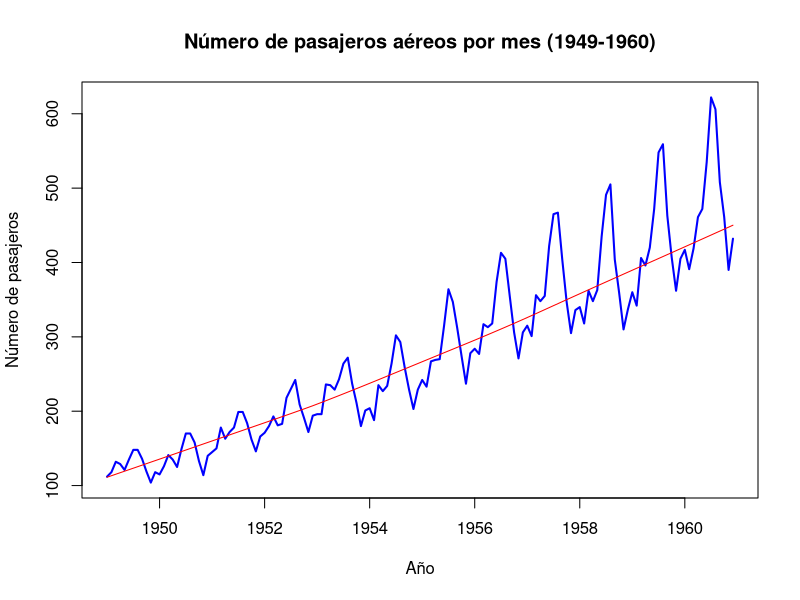
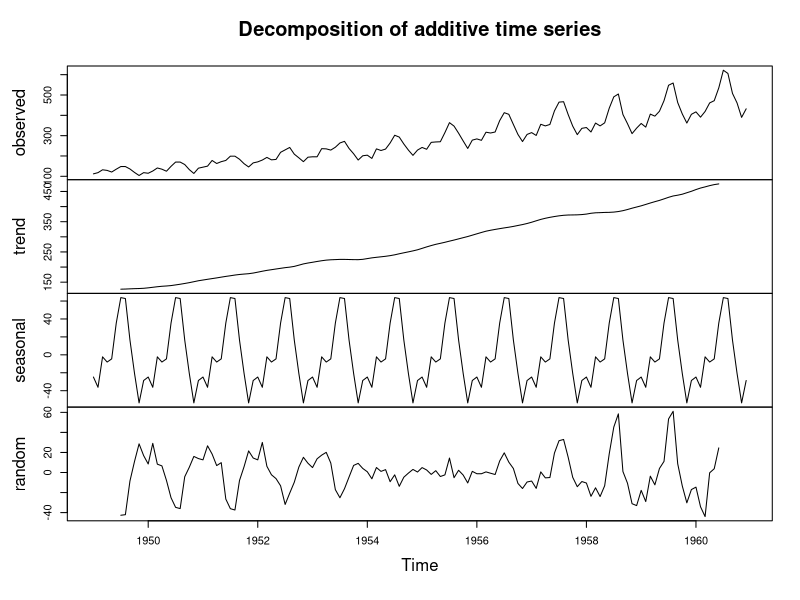
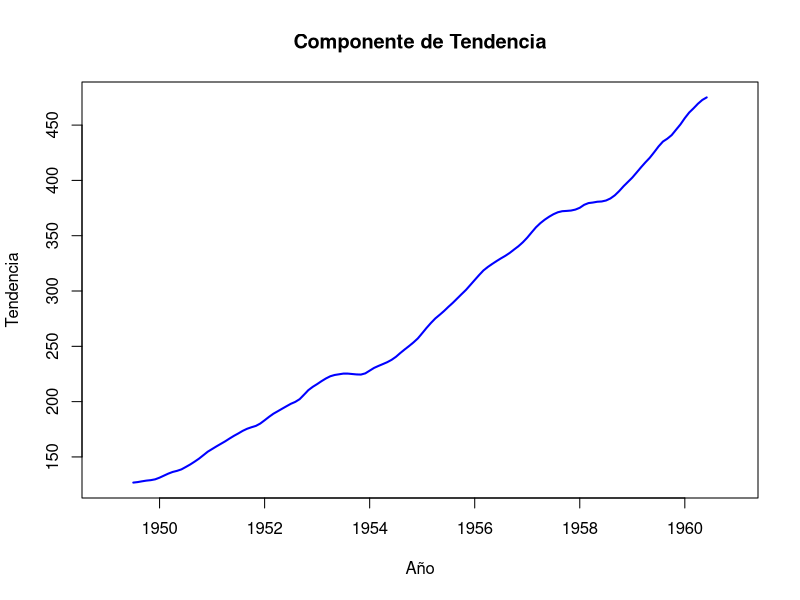
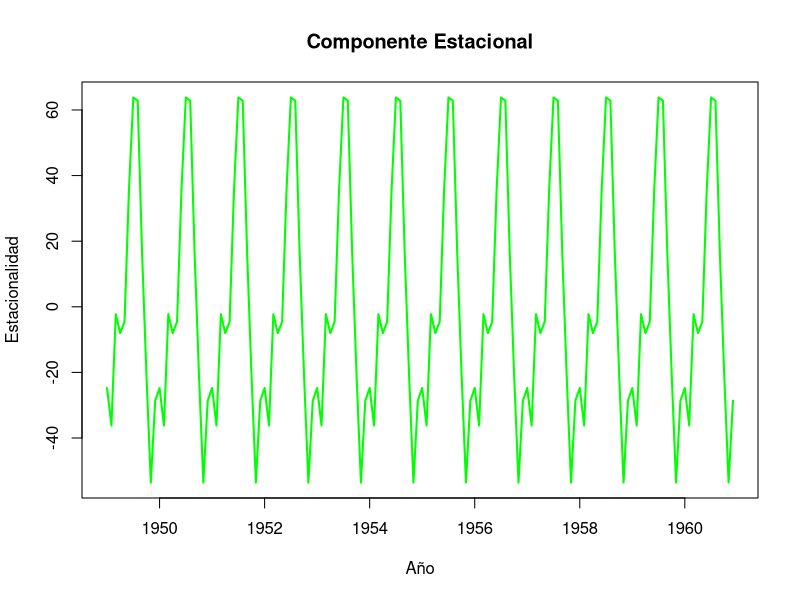
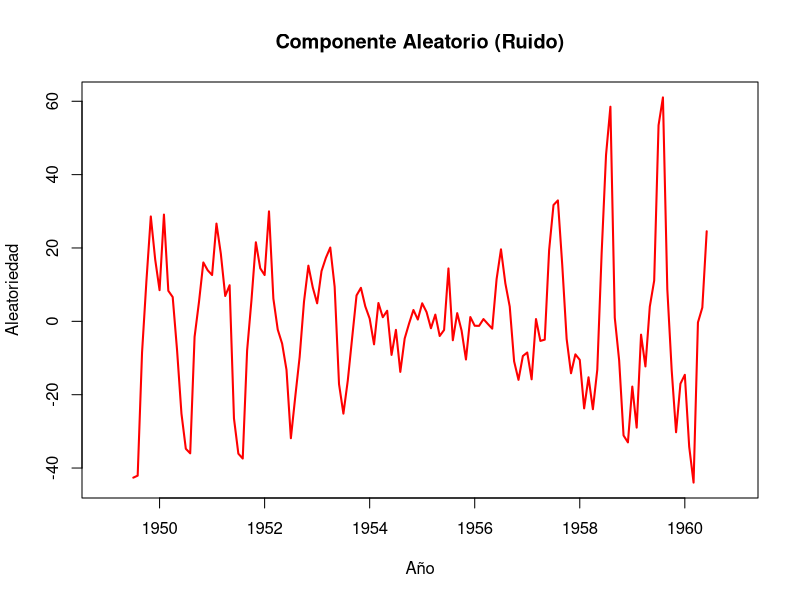
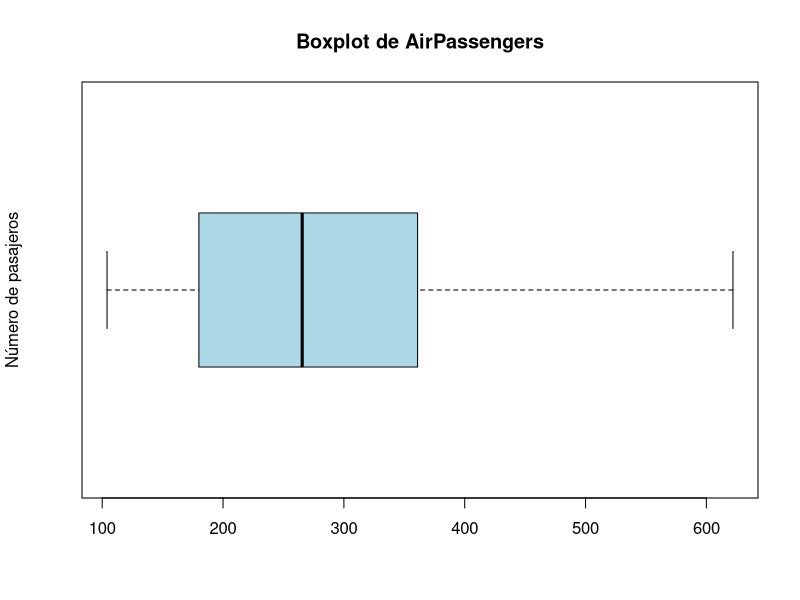
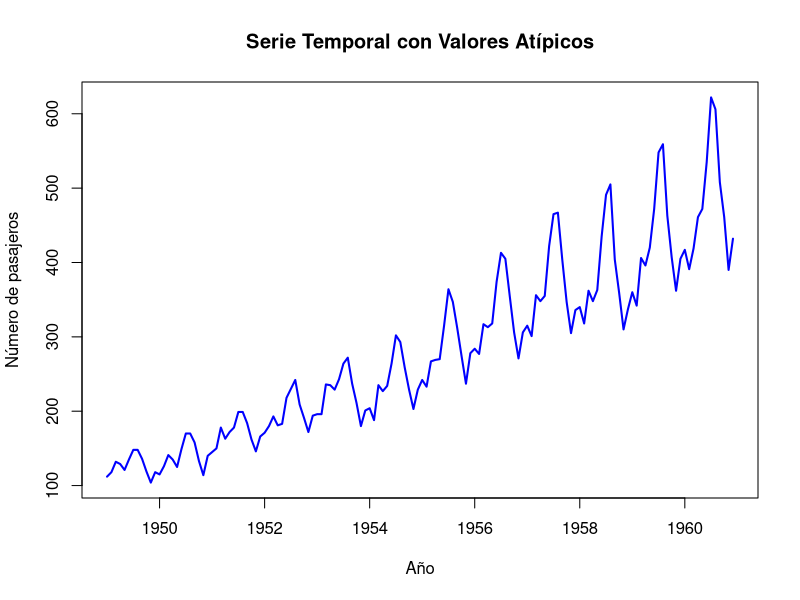

The R script that drew these images, in order:
data("AirPassengers")
# Graficar la serie temporal
plot(AirPassengers, 
     main = "Número de pasajeros aéreos por mes (1949-1960)", 
     xlab = "Año", 
     ylab = "Número de pasajeros", 
     col = "blue", 
     lwd = 2)

# Añadir una línea de tendencia suavizada (opcional, mejora la visualización)
lines(lowess(time(AirPassengers), AirPassengers),col="red")

# Calcular estadísticas descriptivas básicas
mean_passengers <- mean(AirPassengers)  # Media
sd_passengers <- sd(AirPassengers)      # Desviación estándar

# Mostrar los resultados
print(paste("Media de pasajeros:", round(mean_passengers, 2)))
print(paste("Desviación estándar de pasajeros:", round(sd_passengers,2)))

# Descomponer la serie temporal
descompuesta <- decompose(AirPassengers)

# Visualizar la descomposición
plot(descompuesta)

# Opcionalmente, puedes graficar cada componente por separado si quieres más control:
# Tendencia
plot(descompuesta$trend, 
     main = "Componente de Tendencia", 
     xlab = "Año", 
     ylab = "Tendencia", 
     col = "blue", 
     lwd = 2)

# Estacionalidad
plot(descompuesta$seasonal, 
     main = "Componente Estacional", 
     xlab = "Año", 
     ylab = "Estacionalidad", 
     col = "green", 
     lwd = 2)

# Aleatorio (ruido)
plot(descompuesta$random, 
     main = "Componente Aleatorio (Ruido)", 
     xlab = "Año", 
     ylab = "Aleatoriedad", 
     col = "red",
     lwd = 2)

# Para la primera parte,verificamos la estructura del dataset y su clase (class(), summary()). 
# Cargar el dataset
data("AirPassengers")

# Inspeccionar la estructura del dataset
print(class(AirPassengers))   # Verifica que es una serie temporal (ts)
print(summary(AirPassengers)) # Resumen estadístico
print(start(AirPassengers))   # Inicio de la serie
print(end(AirPassengers))     # Fin de la serie
print(frequency(AirPassengers)) # Frecuencia: 12 (mensual)

# 1. Visualizar valores atípicos con boxplot
boxplot(AirPassengers, 
        main = "Boxplot de AirPassengers", 
        ylab = "Número de pasajeros", 
        col = "lightblue", 
        horizontal = TRUE)

# 2. Resaltar valores atípicos sobre la serie temporal
plot(AirPassengers, 
     main = "Serie Temporal con Valores Atípicos", 
     xlab = "Año", 
     ylab = "Número de pasajeros", 
     col = "blue", 
     lwd = 2)

# Identificar valores considerados atípicos
outlier_thresholds <- boxplot.stats(AirPassengers)$out

# Marcar los valores atípicos en rojo en el gráfico
points(time(AirPassengers)[AirPassengers %in% outlier_thresholds], 
       AirPassengers[AirPassengers %in% outlier_thresholds], 
       col = "red", 
       pch = 19)

# Interpretación de los resultados

# 1. Tendencias:
# - Observamos una tendencia creciente a lo largo de los años en el número de pasajeros aéreos.
# - La línea de tendencia suavizada y la componente de tendencia de la descomposición muestran 
#   claramente un aumento continuo, indicando un crecimiento sostenido de la demanda de vuelos 
#   desde 1949 hasta 1960.

# 2. Estacionalidad:
# - Existe una fuerte estacionalidad anual: cada año se repiten picos de mayor tráfico, 
#   especialmente durante los meses de verano (julio y agosto), coincidiendo con las vacaciones.
# - Esta estacionalidad es regular y consistente, como reflejan los gráficos de autocorrelación (ACF) 
#   y la componente estacional de la descomposición.

# 3. Ciclos y valores atípicos:
# - Aunque la serie muestra un patrón estacional claro, algunos valores atípicos aparecen en momentos 
#   donde los picos son excepcionalmente más altos que lo esperado para ese mes.
# - Estos picos irregulares pueden deberse a fenómenos extraordinarios como eventos especiales, 
#   cambios económicos o cambios en la industria aérea.

